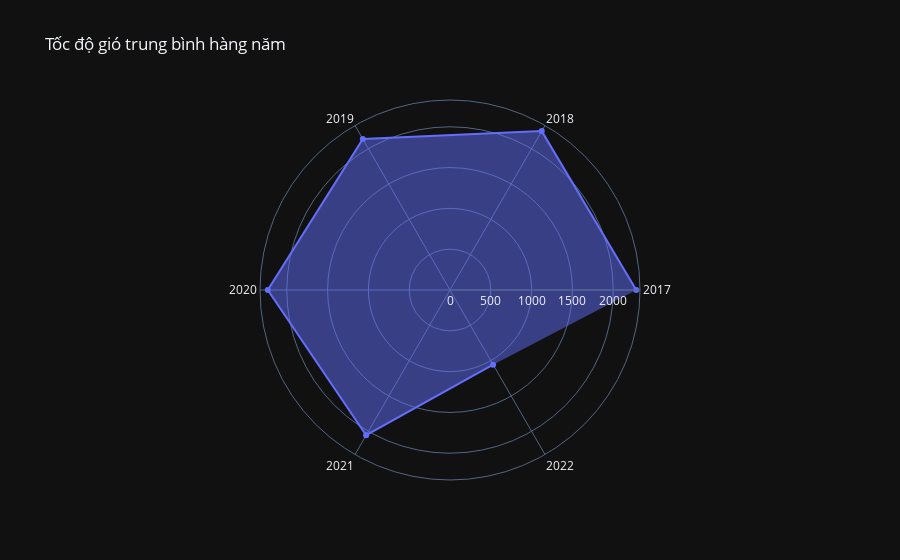

Here is the notebook cell this chart was saved with:
### Markdown cell above
Tốc độ gió trung bình

### Code cell
fig = go.Figure(data=go.Scatterpolar(
  r=yearly.awnd,
  theta=list(map(lambda x: str(x), yearly.index.year.values)),
  fill='toself'
))

fig.update_layout(
  polar=dict(
    radialaxis=dict(
      visible=True
    ),
  ),
  showlegend=False,
  title = 'Tốc độ gió trung bình hàng năm'
)

fig.show()

### Figure 1 — Plotly figure (JSON) as saved in the notebook; plotly's stock layout.template omitted (floating-point values rounded to 4 significant figures)
{"data": [{"fill": "toself", "r": [2282.0, 2248.0, 2137.0, 2233.0, 2055.0, 1056.0], "theta": ["2017", "2018", "2019", "2020", "2021", "2022"], "type": "scatterpolar"}], "layout": {"polar": {"radialaxis": {"visible": true}}, "showlegend": false, "title": {"text": "Tốc độ gió trung bình hàng năm"}}}
